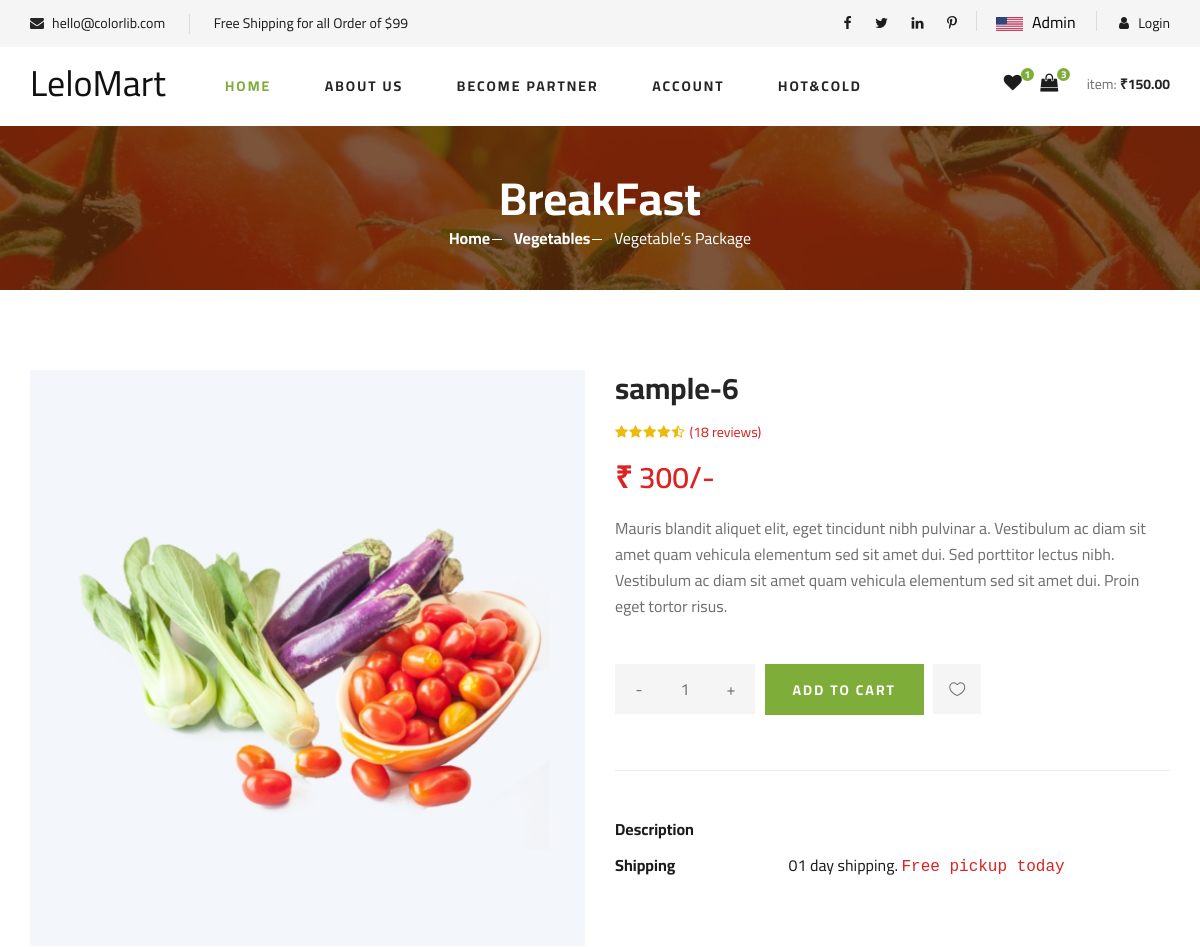
/item/6/ (upper part), run on an earlier commit of the app's database.
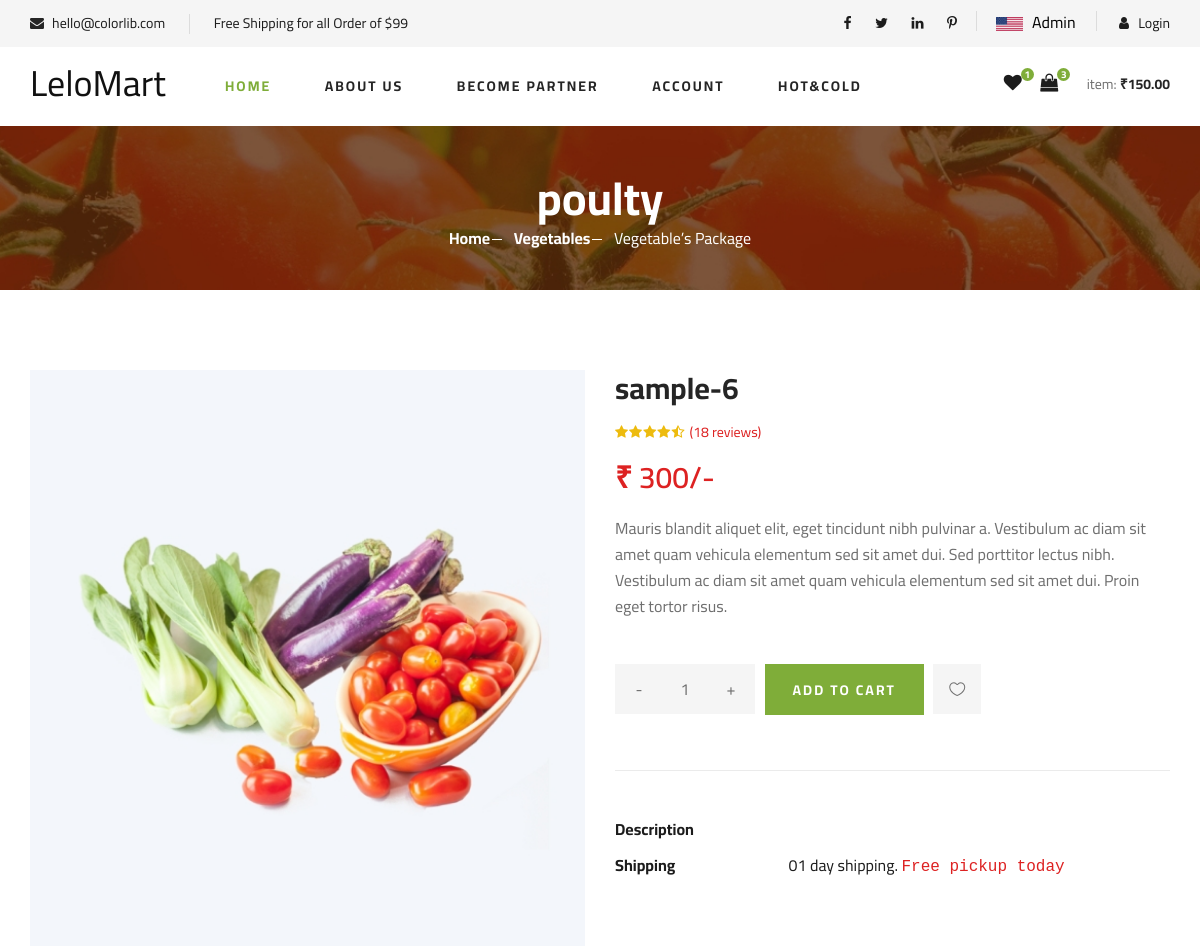
And on a later commit of the database.
### basic/models.py (models this page shows, shortened)
class Item(models.Model):
    name = models.CharField(max_length=1000 )
    price = models.IntegerField(default=0)
    rating = models.FloatField(default=0)
    desc = models.TextField(null=True , blank=True)
    pTime = models.IntegerField(default=0)
    category = models.ForeignKey(Category , on_delete=models.CASCADE)

class Category(models.Model):
    name = models.CharField(max_length=100 )
    image = models.ImageField(upload_to='static/images/' , max_length=1000 , null=True , blank=True)

### basic/views.py (the view)
# urls.py: path('item/<str:pk>/' , views.item , name='item'),
def item(request , pk):
    item = Item.objects.get(id=pk)
    params = {
        'item':item
    }
    return render(request , 'basic/itemDetail.html' , params)

### basic/templates/basic/itemDetail.html (shortened to what this page needs)
{% extends 'basic/base.html' %}
{% load static %}
{% block content %}
 <section class="breadcrumb-section set-bg" data-setbg="{% static 'img/breadcrumb.jpg' %}">
        <div class="container">
            <div class="row">
                <div class="col-lg-12 text-center">
                    <div class="breadcrumb__text">
                        <h2>{{item.category.name}}</h2>
                        <div class="breadcrumb__option">
                            <a href="./index.html">Home</a>
                            <a href="./index.html">Vegetables</a>
                            <span>Vegetable’s Package</span>
                        </div>
                    </div>
                </div>
            </div>
        </div>
    </section>
    <section class="product-details spad">
        <div class="container">
            <div class="row">
                <div class="col-lg-6 col-md-6">
                    <div class="product__details__pic">
                        <div class="product__details__pic__item">
                            <img class="product__details__pic__item--large"
                                src="{% static 'img/product/details/product-details-1.jpg' %}" alt="">
                        </div>
                    </div>
                </div>
                <div class="col-lg-6 col-md-6">
                    <div class="product__details__text">
                        <h3>{{item.name}}</h3>
                        <div class="product__details__rating">
                            <i class="fa fa-star"></i>
                            <i class="fa fa-star"></i>
                            <i class="fa fa-star"></i>
                            <i class="fa fa-star"></i>
                            <i class="fa fa-star-half-o"></i>
                            <span>(18 reviews)</span>
                        </div>
                        <div class="product__details__price">₹ {{item.price}}/-</div>
                        <p>Mauris blandit aliquet elit, eget tincidunt nibh pulvinar a. Vestibulum ac diam sit amet quam
                            vehicula elementum sed sit amet dui. Sed porttitor lectus nibh. Vestibulum ac diam sit amet
                            quam vehicula elementum sed sit amet dui. Proin eget tortor risus.</p>
                        <div class="product__details__quantity">
                            <div class="quantity">
                                <div class="pro-qty">
                                    <input type="text" value="1">
                                </div>
                            </div>
                        </div>
                        <a href="{% url 'addToCart' item.id %}" class="primary-btn">ADD TO CART</a>
                        <a href="#" class="heart-icon"><span class="icon_heart_alt"></span></a>
                        <ul>
                            <li><b>Description</b> </li>
                            <li><b>Shipping</b> <span>01 day shipping. <samp>Free pickup today</samp></span></li>
                        </ul>
                    </div>
                </div>
            </div>
        </div>
    </section>
{% endblock content %}

What changed in the data, as far as the page shows it:
changed through a linked row, Item "sample-6": category.name "BreakFast" → "poulty"
